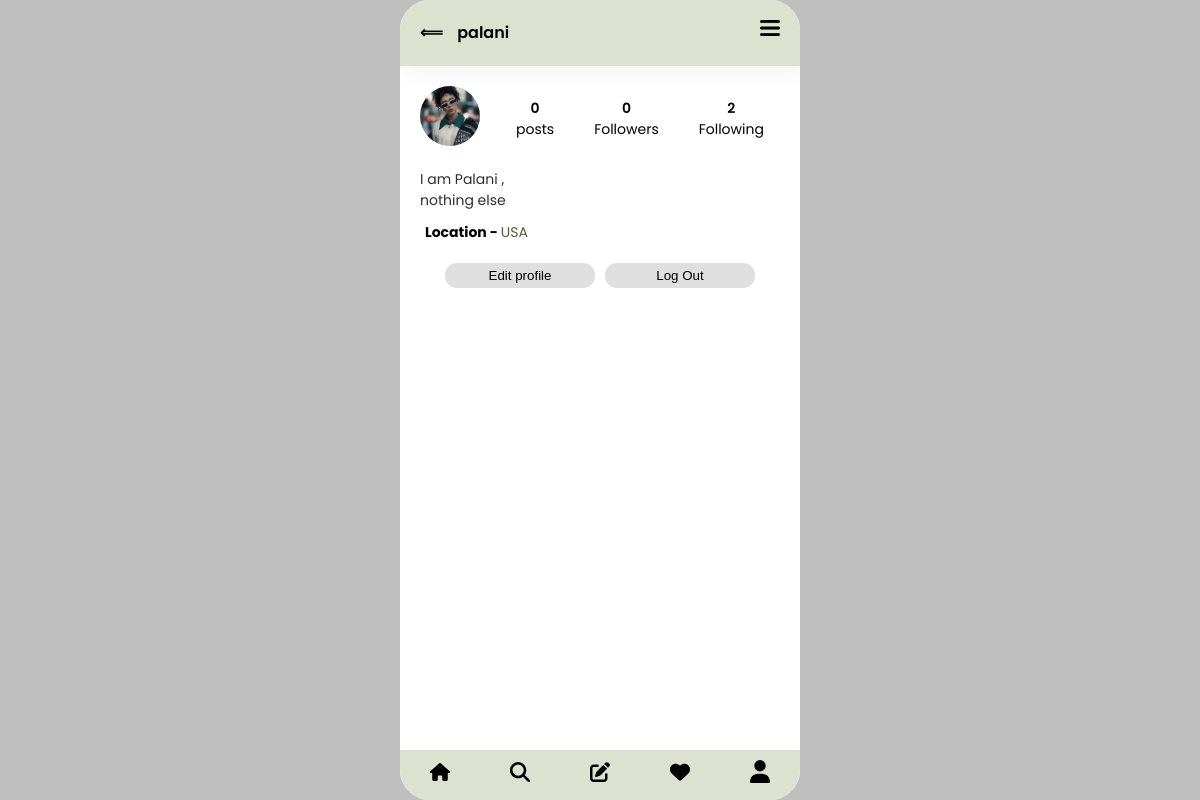
The app's page /posterProfile/14 (signed in), older data.
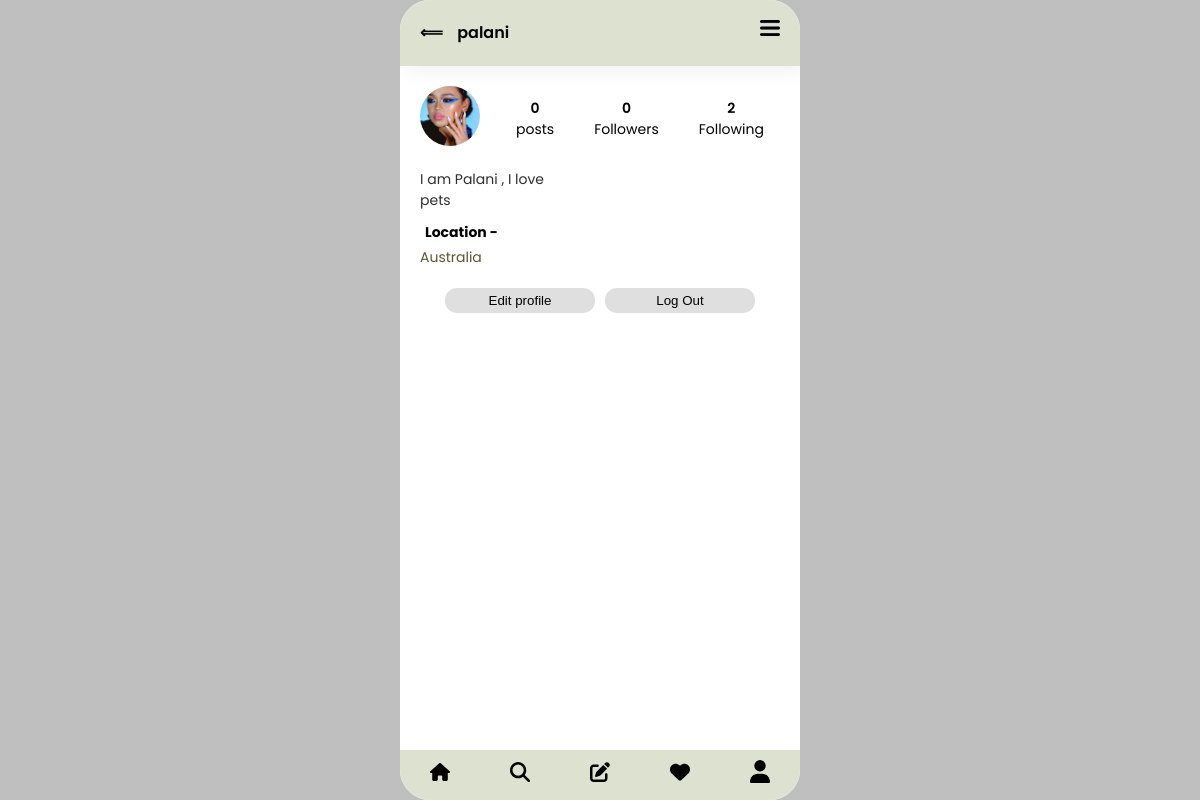
The same page, newer data.
### core/models.py (models this page shows, shortened)
class Profile(models.Model):
    user = models.OneToOneField(User, on_delete=models.CASCADE)
    bio = models.TextField(max_length=500, blank=True)
    profile_picture = models.ImageField(upload_to='profile_pictures/', default='default/default_image.png')
    location = models.CharField(max_length=100, blank=True)
    verified = models.BooleanField(default=False)

### core/views.py (the view)
# urls.py: path('posterProfile/<int:pk>', views.posterProfile, name='posterprofile'),
@login_required(login_url='core:login')
def posterProfile(request, pk):
    current_user = request.user.id
    current_user_profile = Profile.objects.get(user=current_user)
    poster = Profile.objects.get(user=pk)
    is_Following = FollowersManager.objects.filter(follower=current_user_profile, followed=poster).exists()
    poster_owned_posts = ThreadsContent.objects.filter(user=poster.id)
    poster_owned_posts_count = ThreadsContent.objects.filter(user=poster.id).count()
    like_counts = {}
    for post in poster_owned_posts:
        like_count = LikesFor_Main_Post.objects.filter(tweet=post).count()
        like_counts[post.id] = like_count
    comment_counts = {}
    for pst in poster_owned_posts:
        comment_count = Replies.objects.filter(thread=pst).count()
        comment_counts[pst.id] = comment_count
    followersCount = FollowersManager.objects.filter(followed=poster).count()
    followingCount = FollowersManager.objects.filter(follower=poster).count()
    liking = LikesFor_Main_Post.objects.filter(user=current_user_profile).values_list('tweet', flat=True)
    user = request.user.id
    profile = Profile.objects.get(user=user)
    profImg = profile.profile_picture.url
    context = {
        'poster': poster,
        'posts':poster_owned_posts,
        'is_Following':is_Following,
        'followersCount':followersCount,
        'followingCount':followingCount,
        'like_counts' : like_counts,
        'comment_counts': comment_counts,
        'liking': liking,
        'userPostsCount': poster_owned_posts_count,
        'currentUserProfImg':profImg
        }
    return render(request, 'core/posterProfile.html', context)

### core/templates/core/posterProfile.html (shortened to what this page needs)
{% extends "core/base.html" %}
{% load static %}
{% load custom_filters %}
{% block content %}
    <nav id="posterProfileNav">
        <div id="arrowAndusername">
            <a onclick="goBack()" style="text-decoration: none;color: black;"  href="#"><span id="arrowLeft">&Longleftarrow;</span></a>
            <span id="navUsername">{{poster.user.username}}</span>
        </div>
        <div id="bellAndOptions">
            <img style="width: 20px;padding: 0;margin-right: 20px;margin-bottom: 3px;" src="{% static 'images/three-horizontal-lines-Icon.png' %}">
        </div>
    </nav>
    <div id="ProfilePostsWindow">
        <div id="undeNav">
            <div class="profile-image" style="margin-right: 30px;">
                <img style="width: 60px;height: 60px;" src="{{poster.profile_picture.url}}">
            </div>
            <div id="dataCountProfileContainer">
                <div class="rightSideProfile" id="posts-count">
                    <span>{{userPostsCount}}</span>
                    <span>posts</span>
                </div>
                <a style="color: black;text-decoration: none;" href="{% url 'core:viewfollowers' poster.user.id %}">
                    <div class="rightSideProfile" id="followers-count">
                        <span id="followersCountDisplay">{{followersCount}}</span>
                        <span>Followers</span>
                    </div>
                </a>
                <a style="color: black;text-decoration: none;" href="{% url 'core:viewfollowing' poster.user.id %}">
                    <div class="rightSideProfile" id="following-count">
                        <span id="followingCountDisplay">{{followingCount}}</span>
                        <span>Following</span>
                    </div>
                </a>
            </div>
        </div>
        <div id="secondSectionUnderNav">
            <div id="bio">
                <p>{{poster.bio}}</p>
                <div id="location">
                    <span style="margin: 0;padding: 0;margin-left: 5px;color: black;font-weight: bold;">Location - </span>
                    <span style="color: #5b5534;">{{poster.location}}</span>
                </div>
            </div>
        </div>
        <div id="followCont" class="underBiobuttons">
            {% if request.user.id == poster.user.id %}
                <a href="{% url 'core:Editprofile' %}" style="text-decoration: none; color: black;"><button class="messagebtn" style="margin-right: 10px;">Edit profile</button></a>
                <a href="{% url 'core:logout' %}"><button class="messagebtn">Log Out</button></a>
            {% endif %}
        </div>
        {% include "core/Nav.html" %}
    </div>
{% endblock content %}

Row changes from the older to the newer data that the page shows:
changed Profile "palani": profile_picture: a different picture; bio "I am Palani , nothing else" → "I am Palani , I love pets"; location "USA" → "Australia"
